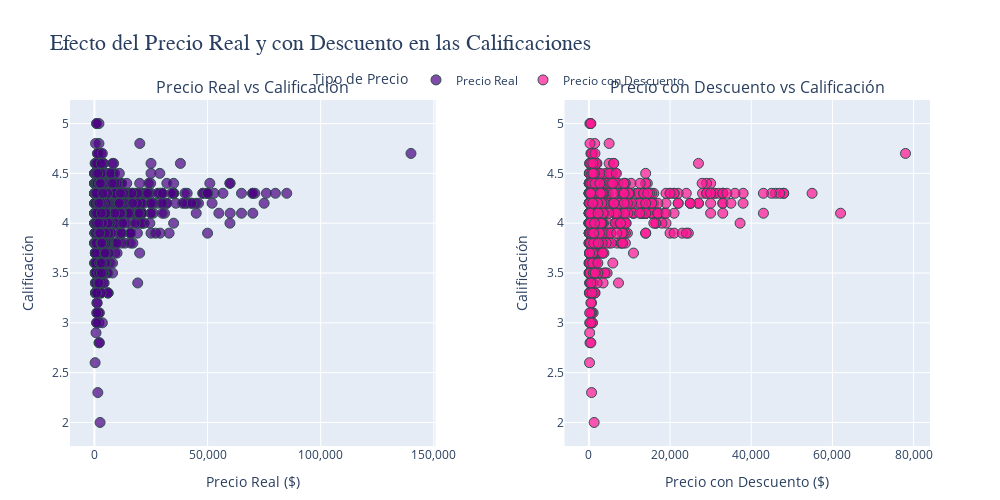

Notebook code for this chart:
### Markdown cell above
**Visualización del Efecto del Precio Original y con Descuento sobre las Calificaciones**

### Code cell
from plotly.subplots import make_subplots
import plotly.graph_objects as go

# Crear subgráficos (subplots)
fig = make_subplots(
    rows=1, cols=2,
    subplot_titles=('Precio Real vs Calificación', 'Precio con Descuento vs Calificación'),
    horizontal_spacing=0.15
)

# Definir colores con opacidad para mejor visual
actual_price_color = 'rgba(75, 0, 130, 0.7)'       # Púrpura oscuro semitransparente
discounted_price_color = 'rgba(255, 20, 147, 0.7)' # Rosa oscuro semitransparente

# Scatter Precio Real vs Calificación
fig.add_trace(
    go.Scatter(
        x=df['actual_price'],
        y=df['rating'],
        mode='markers',
        marker=dict(size=10, color=actual_price_color, line=dict(width=1, color='DarkSlateGrey')),
        name='Precio Real',
        hovertemplate='Precio Real: %{x:$,.2f}<br>Calificación: %{y}<extra></extra>'
    ),
    row=1, col=1
)

# Scatter Precio con Descuento vs Calificación
fig.add_trace(
    go.Scatter(
        x=df['discounted_price'],
        y=df['rating'],
        mode='markers',
        marker=dict(size=10, color=discounted_price_color, line=dict(width=1, color='DarkSlateGrey')),
        name='Precio con Descuento',
        hovertemplate='Precio con Desc.: %{x:$,.2f}<br>Calificación: %{y}<extra></extra>'
    ),
    row=1, col=2
)

# Actualizar diseño general
fig.update_layout(
    title_text='Efecto del Precio Real y con Descuento en las Calificaciones',
    title_font=dict(size=22, family='Arial Black'),
    height=500,
    width=1000,
    showlegend=True,
    legend_title_text='Tipo de Precio',
    legend=dict(x=0.5, y=1.1, orientation='h', xanchor='center'),
    margin=dict(t=100, b=50, l=70, r=70)
)

# Formato de ejes X: sin notación científica y con separadores de miles
fig.update_xaxes(
    tickformat=',.0f',
    title_text='Precio Real ($)',
    row=1, col=1
)
fig.update_xaxes(
    tickformat=',.0f',
    title_text='Precio con Descuento ($)',
    row=1, col=2
)

# Títulos ejes Y
fig.update_yaxes(title_text='Calificación', row=1, col=1)
fig.update_yaxes(title_text='Calificación', row=1, col=2)

fig.show()

### Figure 1 — Plotly figure (JSON) as saved in the notebook; plotly's stock layout.template omitted (floating-point values rounded to 4 significant figures; data arrays with more than 128 entries replaced by an {"elided": "..."} marker saying what was removed)
{"data": [{"hovertemplate": "Precio Real: %{x:$,.2f}<br>Calificación: %{y}<extra></extra>", "marker": {"color": "rgba(75, 0, 130, 0.7)", "line": {"color": "DarkSlateGrey", "width": 1}, "size": 10}, "mode": "markers", "name": "Precio Real", "type": "scatter", "x": {"elided": "1465 float values"}, "xaxis": "x", "y": {"elided": "1465 float values"}, "yaxis": "y"}, {"hovertemplate": "Precio con Desc.: %{x:$,.2f}<br>Calificación: %{y}<extra></extra>", "marker": {"color": "rgba(255, 20, 147, 0.7)", "line": {"color": "DarkSlateGrey", "width": 1}, "size": 10}, "mode": "markers", "name": "Precio con Descuento", "type": "scatter", "x": {"elided": "1465 float values"}, "xaxis": "x2", "y": {"elided": "1465 float values"}, "yaxis": "y2"}], "layout": {"annotations": [{"font": {"size": 16}, "showarrow": false, "text": "Precio Real vs Calificación", "x": 0.2125, "xanchor": "center", "xref": "paper", "y": 1, "yanchor": "bottom", "yref": "paper"}, {"font": {"size": 16}, "showarrow": false, "text": "Precio con Descuento vs Calificación", "x": 0.7875, "xanchor": "center", "xref": "paper", "y": 1, "yanchor": "bottom", "yref": "paper"}], "height": 500, "legend": {"orientation": "h", "title": {"text": "Tipo de Precio"}, "x": 0.5, "xanchor": "center", "y": 1.1}, "margin": {"b": 50, "l": 70, "r": 70, "t": 100}, "showlegend": true, "title": {"font": {"family": "Arial Black", "size": 22}, "text": "Efecto del Precio Real y con Descuento en las Calificaciones"}, "width": 1000, "xaxis": {"anchor": "y", "domain": [0, 0.425], "tickformat": ",.0f", "title": {"text": "Precio Real ($)"}}, "xaxis2": {"anchor": "y2", "domain": [0.575, 1], "tickformat": ",.0f", "title": {"text": "Precio con Descuento ($)"}}, "yaxis": {"anchor": "x", "domain": [0, 1], "title": {"text": "Calificación"}}, "yaxis2": {"anchor": "x2", "domain": [0, 1], "title": {"text": "Calificación"}}}}
